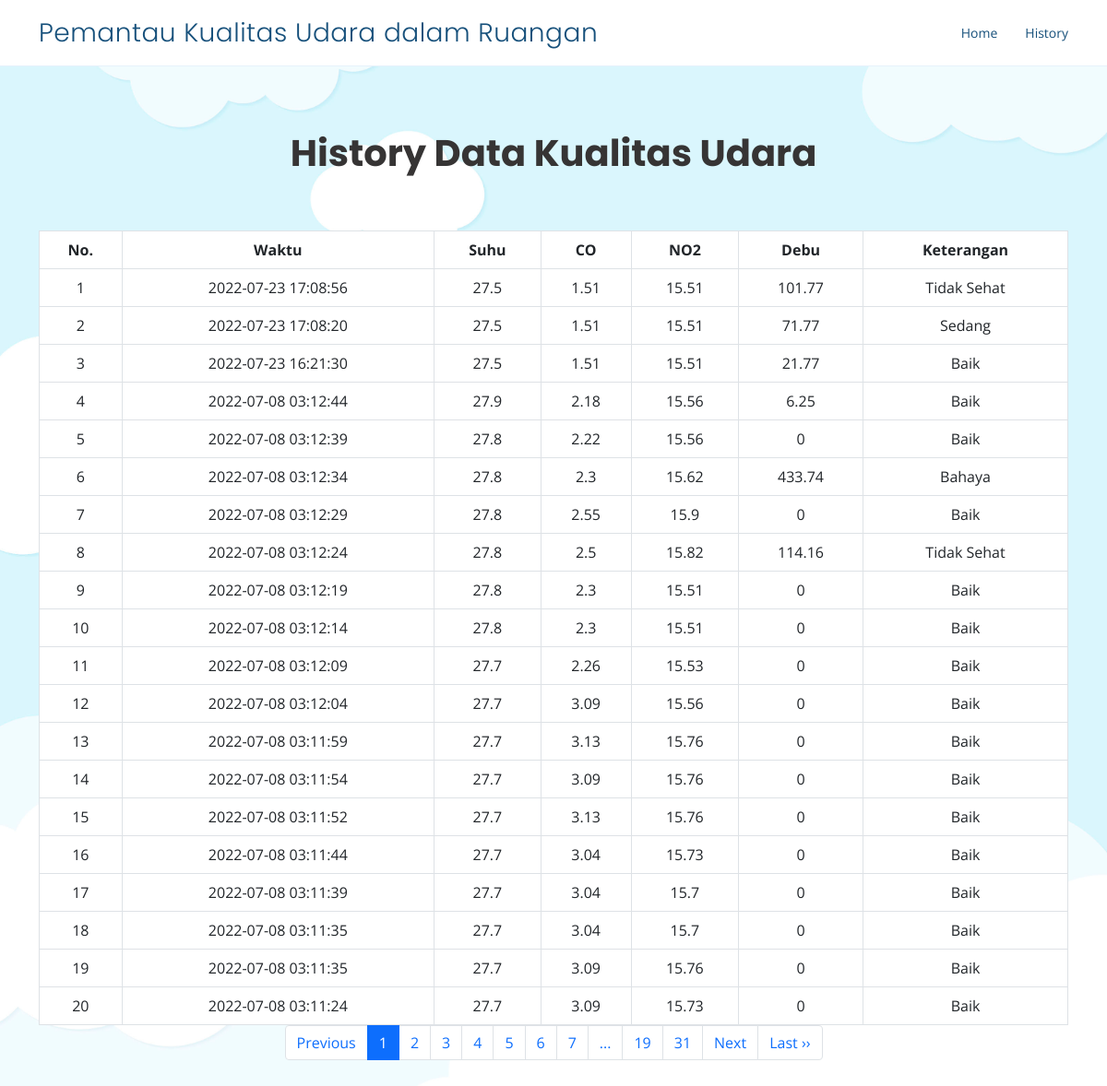
The page /history.php on the database its author committed.
### tables this page shows
CREATE TABLE `suhu` (
  `id_suhu` int(11) NOT NULL,
  `id_sensor` int(11) NOT NULL,
  `suhu` float NOT NULL
);

CREATE TABLE `sensor` (
  `id_sensor` int(11) NOT NULL,
  `co` float NOT NULL,
  `no2` float NOT NULL,
  `debu` float NOT NULL,
  `keterangan` varchar(100) NOT NULL,
  `waktu` timestamp NOT NULL DEFAULT current_timestamp() ON UPDATE current_timestamp()
);

### history.php (the view, shortened to what this page needs)
 <!DOCTYPE html>
<html lang="en">
<head>
  <link href="assets/vendor/aos/aos.css" rel="stylesheet">
  <link href="assets/vendor/bootstrap/css/bootstrap.min.css" rel="stylesheet">
  <link href="assets/vendor/bootstrap-icons/bootstrap-icons.css" rel="stylesheet">
  <link href="assets/vendor/boxicons/css/boxicons.min.css" rel="stylesheet">
  <link href="assets/vendor/glightbox/css/glightbox.min.css" rel="stylesheet">
  <link href="assets/vendor/remixicon/remixicon.css" rel="stylesheet">
  <link href="assets/vendor/swiper/swiper-bundle.min.css" rel="stylesheet">
  <link href="assets/css/style.css" rel="stylesheet">
</head>
<body>
  <header id="header" class="fixed-top">
    <div class="container d-flex align-items-center justify-content-between">
      <h1 class="logo"><a href=".">Pemantau Kualitas Udara dalam Ruangan </a></h1>
 <nav id="navbar" class="navbar">
        <ul>
          <li><a class="nav-link" href=".">Home</a></li>
          <li><a class="nav-link" href="history.php">History</a></li>
        </ul>
      </nav>
    </div>
  </header>
  <section id="hero" class="d-flex align-items-center">
    <div class="container position-relative" data-aos="fade-up" data-aos-delay="100">
      <div class="row justify-content-center">
        <div class="col-xl-7 col-lg-9 text-center">
          <div class="history">
                <h1>History Data Kualitas Udara</h1>
          </div>
        </div>
      </div>
<div class ="row justify-content-center">
           <div class="col text-center">
          <table id="history" class="table table-defaut table-bordered mt-5">
     <tr>
      <th>No. </th>
      <th>Waktu</th>
      <th>Suhu</th>
      <th>CO</th>
      <th>NO2</th>
      <th>Debu</th>
      <th>Keterangan</th>
     </tr>
     <?php
     $connect = mysqli_connect("localhost", "root", "", "sensor");
     $batas = 20;
        $halaman = isset($_GET['halaman'])?(int)$_GET['halaman'] : 1;
        $halaman_awal = ($halaman>1) ? ($halaman * $batas) - $batas : 0;
        $previous = $halaman - 1;
        $next = $halaman + 1;
        $data = mysqli_query($connect,"SELECT * FROM sensor");
        $jumlah_data = mysqli_num_rows($data);
        $total_halaman = ceil($jumlah_data / $batas);
  $second_last = $batas - 1;
        $sql = mysqli_query($connect, "SELECT * FROM sensor
          INNER JOIN suhu ON suhu.id_sensor = sensor.id_sensor ORDER BY sensor.id_sensor desc limit $halaman_awal, $batas");
     $nomor = $halaman_awal + 1;
        while($d = mysqli_fetch_array($sql)){
     ?>
     <tr>
      <td><?= $nomor++ ?></td>
      <td><?= $d['waktu'] ?></td>
      <td><?= $d['suhu'] ?></td>
      <td><?= $d['co'] ?></td>
      <td><?= $d['no2'] ?></td>
        <td><?= $d['debu'] ?></td>
          <td><?= $d['keterangan'] ?></td>
     </tr>
     <?php
     }
     ?>
    </table>
    <nav>
      <ul class="pagination justify-content-center">
<li class="page-item" <?php if($halaman <= 1){ echo "class='disabled'"; } ?>>
<a class="page-link" <?php if($halaman > 1){
echo "href='?halaman=$previous'";
} ?>>Previous</a>
</li>
<?php   if ($total_halaman <= 10){
  for ($counter = 1; $counter <= $total_halaman; $counter++){
  if ($counter == $halaman) {
  echo "<li  class='page-item active'><a class='page-link'>$counter</a></li>";
          }else{
        echo "<li  class='page-item'><a class='page-link' href='?halaman=$counter'>$counter</a></li>";
                }
        }
}
elseif($total_halaman > 10){
  if($halaman <= 4) {
   for ($counter = 1; $counter < 8; $counter++){
      if ($counter == $halaman) {
       echo "<li class='page-item active'><a class='page-link'>$counter</a></li>";
        }else{
           echo "<li class='page-item'><a class='page-link' href='?halaman=$counter'>$counter</a></li>";
        }
        }
    echo "<li class='page-item'><a class='page-link'>...</a></li>";
    echo "<li class='page-item'><a class='page-link' href='?halaman=$second_last'>$second_last</a></li>";
    echo "<li class='page-item'><a class='page-link' href='?halaman=$total_halaman'>$total_halaman</a></li>";
            }
  }
 ?>
<li class="page-item" <?php if($halaman >= $total_halaman){
echo "class='disabled'";
} ?>>
<a class="page-link" <?php if($halaman < $total_halaman) {
echo "href='?halaman=$next'";
} ?>>Next</a>
</li>
<?php if($halaman < $total_halaman){
echo "<li class='page-item'><a class='page-link' href='?halaman=$total_halaman'>Last &rsaquo;&rsaquo;</a></li>";
} ?>
</ul>
    </nav>
  </div>
</div>
       </div>
  </section>
</body>
</html>

### assets/css/style.css (style rules this page uses)
body { font-family: "Open Sans", sans-serif; color: #444444; }
a { color: #2487ce; text-decoration: none; }
h1, h2, h3, h4, h5, h6 { font-family: "Raleway", sans-serif; }
#header { transition: all 0.5s; background: #fff; z-index: 997; padding: 15px 0; border-bottom: 1px solid #e6f2fb; }
#header .logo { font-size: 28px; margin: 0; padding: 0; line-height: 1; font-weight: 300; letter-spacing: 0.5px; font-family: "Poppins", sans-serif; }
#header .logo a { color: #16507b; }
.navbar { padding: 0; }
.navbar ul { margin: 0; padding: 0; display: flex; list-style: none; align-items: center; }
.navbar li { position: relative; }
.navbar a, .navbar a:focus { display: flex; align-items: center; justify-content: space-between; padding: 10px 0 10px 30px; font-size: 14px; color: #16507b; white-space: nowrap; transition: 0.3s; }
body { width: 100%; position: relative; background: url("../img/awan.jpg"); background-size: cover; background-attachment: fixed; }
#hero .container { padding-top: 50px; }
#hero h1 { margin: 0; font-size: 56px; font-weight: 700; line-height: 72px; color: #5e5e5e; font-family: "Poppins", sans-serif; }
#hero .history h1 { margin: 0; font-size: 40px; font-weight: 700; line-height: 72px; color: #363434; font-family: "Poppins", sans-serif; }
#hero table { border-collapse:collapse; border-spacing:0; margin:auto; text-align: center; background-color: white; }
@media (min-width: 1024px) { #hero { background-attachment: fixed; } }
section { padding: 80px 0; overflow: hidden; }

### rows shown on the page
suhu: id_sensor.waktu "2022-07-23 17:08:56", suhu "27.5", id_sensor.co "1.51", id_sensor.no2 "15.51", id_sensor.debu "101.77", id_sensor.keterangan "Tidak Sehat"
suhu: id_sensor.waktu "2022-07-23 17:08:20", suhu "27.5", id_sensor.co "1.51", id_sensor.no2 "15.51", id_sensor.debu "71.77", id_sensor.keterangan "Sedang"
suhu: id_sensor.waktu "2022-07-23 16:21:30", suhu "27.5", id_sensor.co "1.51", id_sensor.no2 "15.51", id_sensor.debu "21.77", id_sensor.keterangan "Baik"
suhu: id_sensor.waktu "2022-07-08 03:12:44", suhu "27.9", id_sensor.co "2.18", id_sensor.no2 "15.56", id_sensor.debu "6.25", id_sensor.keterangan "Baik"
suhu: id_sensor.waktu "2022-07-08 03:12:39", suhu "27.8", id_sensor.co "2.22", id_sensor.no2 "15.56", id_sensor.debu "0", id_sensor.keterangan "Baik"
suhu: id_sensor.waktu "2022-07-08 03:12:34", suhu "27.8", id_sensor.co "2.3", id_sensor.no2 "15.62", id_sensor.debu "433.74", id_sensor.keterangan "Bahaya"
suhu: id_sensor.waktu "2022-07-08 03:12:29", suhu "27.8", id_sensor.co "2.55", id_sensor.no2 "15.9", id_sensor.debu "0", id_sensor.keterangan "Baik"
suhu: id_sensor.waktu "2022-07-08 03:12:24", suhu "27.8", id_sensor.co "2.5", id_sensor.no2 "15.82", id_sensor.debu "114.16", id_sensor.keterangan "Tidak Sehat"
suhu: id_sensor.waktu "2022-07-08 03:12:19", suhu "27.8", id_sensor.co "2.3", id_sensor.no2 "15.51", id_sensor.debu "0", id_sensor.keterangan "Baik"
suhu: id_sensor.waktu "2022-07-08 03:12:14", suhu "27.8", id_sensor.co "2.3", id_sensor.no2 "15.51", id_sensor.debu "0", id_sensor.keterangan "Baik"
suhu: id_sensor.waktu "2022-07-08 03:12:09", suhu "27.7", id_sensor.co "2.26", id_sensor.no2 "15.53", id_sensor.debu "0", id_sensor.keterangan "Baik"
suhu: id_sensor.waktu "2022-07-08 03:12:04", suhu "27.7", id_sensor.co "3.09", id_sensor.no2 "15.56", id_sensor.debu "0", id_sensor.keterangan "Baik"
suhu: id_sensor.waktu "2022-07-08 03:11:59", suhu "27.7", id_sensor.co "3.13", id_sensor.no2 "15.76", id_sensor.debu "0", id_sensor.keterangan "Baik"
suhu: id_sensor.waktu "2022-07-08 03:11:54", suhu "27.7", id_sensor.co "3.09", id_sensor.no2 "15.76", id_sensor.debu "0", id_sensor.keterangan "Baik"
suhu: id_sensor.waktu "2022-07-08 03:11:52", suhu "27.7", id_sensor.co "3.13", id_sensor.no2 "15.76", id_sensor.debu "0", id_sensor.keterangan "Baik"
suhu: id_sensor.waktu "2022-07-08 03:11:44", suhu "27.7", id_sensor.co "3.04", id_sensor.no2 "15.73", id_sensor.debu "0", id_sensor.keterangan "Baik"
suhu: id_sensor.waktu "2022-07-08 03:11:39", suhu "27.7", id_sensor.co "3.04", id_sensor.no2 "15.7", id_sensor.debu "0", id_sensor.keterangan "Baik"
suhu: id_sensor.waktu "2022-07-08 03:11:35", suhu "27.7", id_sensor.co "3.04", id_sensor.no2 "15.7", id_sensor.debu "0", id_sensor.keterangan "Baik"
suhu: id_sensor.waktu "2022-07-08 03:11:35", suhu "27.7", id_sensor.co "3.09", id_sensor.no2 "15.76", id_sensor.debu "0", id_sensor.keterangan "Baik"
suhu: id_sensor.waktu "2022-07-08 03:11:24", suhu "27.7", id_sensor.co "3.09", id_sensor.no2 "15.73", id_sensor.debu "0", id_sensor.keterangan "Baik"

### other values the page prints
$second_last "19"
$total_halaman "31"
